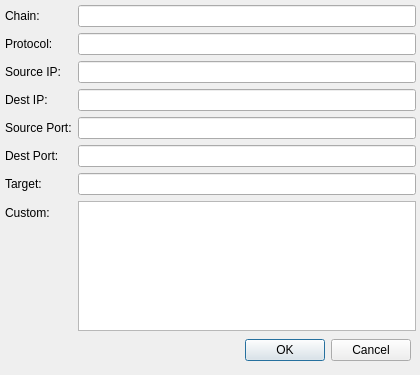
<?xml version="1.0" encoding="UTF-8"?>
<ui version="4.0">
 <class>addRule</class>
 <widget class="QDialog" name="addRule">
  <property name="geometry">
   <rect>
    <x>0</x>
    <y>0</y>
    <width>420</width>
    <height>375</height>
   </rect>
  </property>
  <property name="minimumSize">
   <size>
    <width>240</width>
    <height>280</height>
   </size>
  </property>
  <property name="maximumSize">
   <size>
    <width>600</width>
    <height>600</height>
   </size>
  </property>
  <property name="windowTitle">
   <string>Add Rule</string>
  </property>
  <widget class="QDialogButtonBox" name="okCancel">
   <property name="geometry">
    <rect>
     <x>190</x>
     <y>330</y>
     <width>221</width>
     <height>41</height>
    </rect>
   </property>
   <property name="orientation">
    <enum>Qt::Horizontal</enum>
   </property>
   <property name="standardButtons">
    <set>QDialogButtonBox::Cancel|QDialogButtonBox::Ok</set>
   </property>
  </widget>
  <widget class="QWidget" name="formLayoutWidget">
   <property name="geometry">
    <rect>
     <x>0</x>
     <y>0</y>
     <width>421</width>
     <height>331</height>
    </rect>
   </property>
   <layout class="QFormLayout" name="formLayout">
    <property name="fieldGrowthPolicy">
     <enum>QFormLayout::AllNonFixedFieldsGrow</enum>
    </property>
    <property name="leftMargin">
     <number>5</number>
    </property>
    <property name="topMargin">
     <number>5</number>
    </property>
    <property name="rightMargin">
     <number>5</number>
    </property>
    <item row="0" column="0">
     <widget class="QLabel" name="chainLabel">
      <property name="text">
       <string>Chain:</string>
      </property>
     </widget>
    </item>
    <item row="0" column="1">
     <widget class="QLineEdit" name="chainText"/>
    </item>
    <item row="1" column="0">
     <widget class="QLabel" name="protLabel">
      <property name="text">
       <string>Protocol:</string>
      </property>
     </widget>
    </item>
    <item row="1" column="1">
     <widget class="QLineEdit" name="protText"/>
    </item>
    <item row="2" column="0">
     <widget class="QLabel" name="sourceIpLabel">
      <property name="text">
       <string>Source IP:</string>
      </property>
     </widget>
    </item>
    <item row="2" column="1">
     <widget class="QLineEdit" name="sourceIPText"/>
    </item>
    <item row="3" column="0">
     <widget class="QLabel" name="destIpLabel">
      <property name="text">
       <string>Dest IP:</string>
      </property>
     </widget>
    </item>
    <item row="3" column="1">
     <widget class="QLineEdit" name="destIpText"/>
    </item>
    <item row="4" column="0">
     <widget class="QLabel" name="sportLabel">
      <property name="text">
       <string>Source Port:</string>
      </property>
     </widget>
    </item>
    <item row="4" column="1">
     <widget class="QLineEdit" name="sportText"/>
    </item>
    <item row="5" column="0">
     <widget class="QLabel" name="dportLabel">
      <property name="text">
       <string>Dest Port:</string>
      </property>
     </widget>
    </item>
    <item row="5" column="1">
     <widget class="QLineEdit" name="dportText"/>
    </item>
    <item row="6" column="0">
     <widget class="QLabel" name="targetLabel">
      <property name="text">
       <string>Target:</string>
      </property>
     </widget>
    </item>
    <item row="6" column="1">
     <widget class="QLineEdit" name="targetText"/>
    </item>
    <item row="7" column="0">
     <widget class="QLabel" name="customLabel">
      <property name="text">
       <string>Custom:</string>
      </property>
     </widget>
    </item>
    <item row="7" column="1">
     <widget class="QPlainTextEdit" name="customText"/>
    </item>
   </layout>
  </widget>
 </widget>
 <resources/>
 <connections>
  <connection>
   <sender>okCancel</sender>
   <signal>accepted()</signal>
   <receiver>addRule</receiver>
   <slot>accept()</slot>
   <hints>
    <hint type="sourcelabel">
     <x>248</x>
     <y>254</y>
    </hint>
    <hint type="destinationlabel">
     <x>157</x>
     <y>274</y>
    </hint>
   </hints>
  </connection>
  <connection>
   <sender>okCancel</sender>
   <signal>rejected()</signal>
   <receiver>addRule</receiver>
   <slot>reject()</slot>
   <hints>
    <hint type="sourcelabel">
     <x>316</x>
     <y>260</y>
    </hint>
    <hint type="destinationlabel">
     <x>286</x>
     <y>274</y>
    </hint>
   </hints>
  </connection>
 </connections>
</ui>
